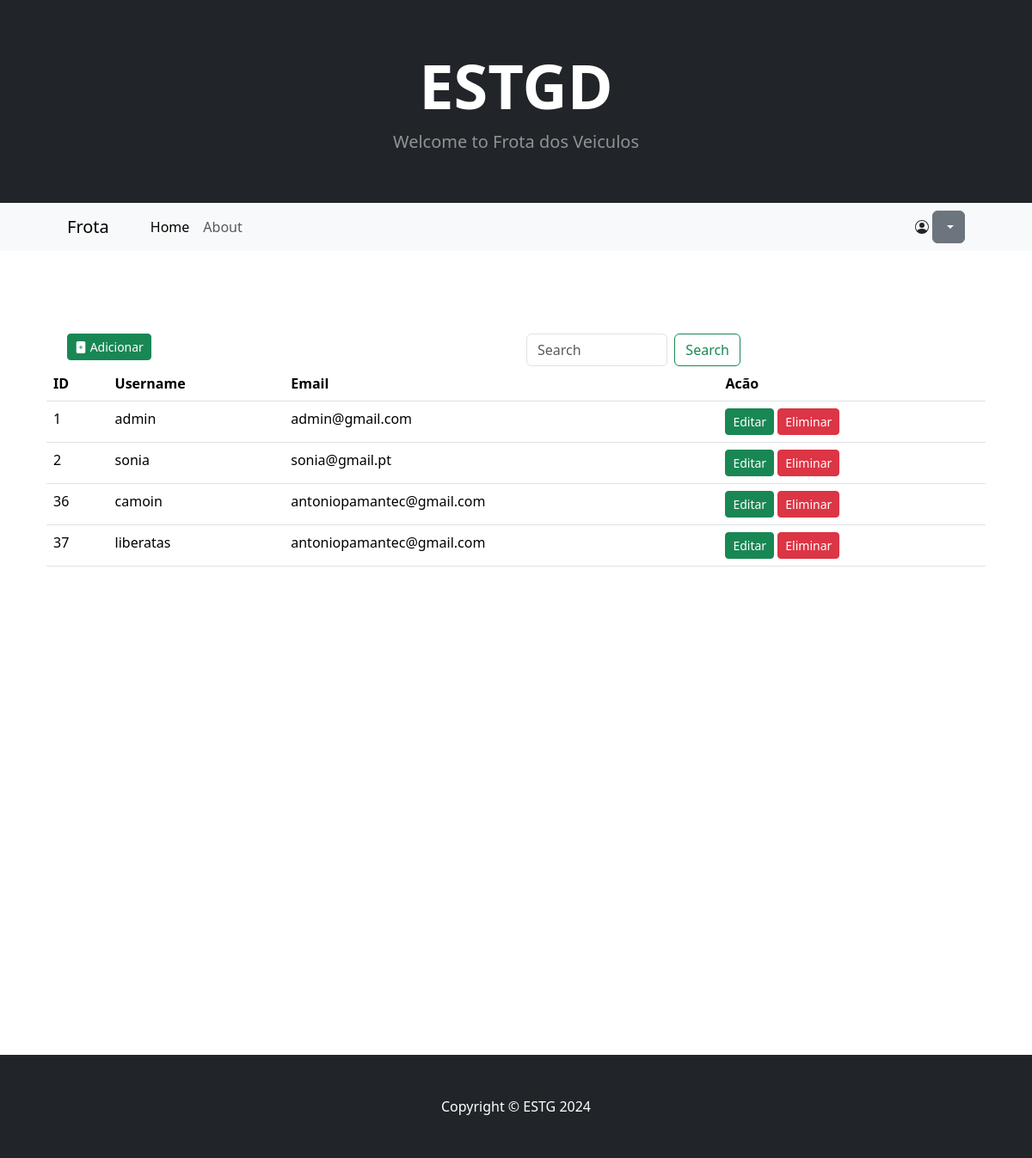
The page /frota/userList/ on the database its author committed.
### frota/models.py (models this page shows)
class User(AbstractUser):
    def __str__(self):
        return f'{self.username},{self.is_staff}'

### frota/views.py (the view)
# urls.py: path('userList/', views.userList, name='userList'),
def userList(request):
    try:
        users = User.objects.all()
        return render(request, 'userList.html', {'users': users})
    except:
        messages.success(request, 'Erro o sistema não consegue carregar os dados!')
        return redirect('home')

### frota/templates/userList.html (shortened to what this page needs)
{% extends 'base.html'%}
{% block content %}
{% include 'head.html'%}
{% include 'navbar.html'%}
  <section class="py-5">
            <div class="container px-4 px-lg-5 mt-5">
                <div class="row gx-4 gx-lg-5 row-cols-2 row-cols-md-3 row-cols-xl-4 justify-content-center">
                    <div>
                       <a class="btn btn-success btn-sm " href="{%url 'registeruseradmin'%}"><i class="bi bi-file-plus-fill" ></i> Adicionar</a>
                    </div>
<div class="container-fluid">
    <form class="d-flex" role="search" action="{% url 'find'%}" method="get">
      <input name="foo" class="form-control me-2" type="text" placeholder="Search" aria-label="Search">
      <button class="btn btn-outline-success" type="submit">Search</button>
    </form>
  </div>
                    <table class="table">
  <thead>
    <tr>
      <th scope="col">ID</th>
      <th scope="col">Username</th>
      <th scope="col">Email</th>
      <th scope="col">Acão</th>
    </tr>
  </thead>
  <tbody>
  {% for user in users %}
    <tr>
      <td>{{ user.pk }}</td>
      <td>{{ user.username }}</td>
      <td>{{ user.email }}</td>
      <td>
        <a class="btn btn-success btn-sm " href="{% url 'editaruser' user.pk%}" style="color: white">Editar</a>
       <a class="btn btn-danger btn-sm " href="{% url 'eliminaruser' user.pk%}" style="color: white">Eliminar</a>
        </td>
        {% endfor%}
    </tr>
  </tbody>
</table>
                         </div>
                        </div>
</section>
<br><br><br><br><br><br><br><br><br><br><br><br><br><br><br><br><br><br><br><br><br><b></b>
{% endblock %}

### rows shown on the page
User: pk "1", username "admin", email "admin@gmail.com"
User: pk "2", username "sonia", email "sonia@gmail.pt"
User: pk "36", username "camoin", email "antoniopamantec@gmail.com"
User: pk "37", username "liberatas", email "antoniopamantec@gmail.com"
